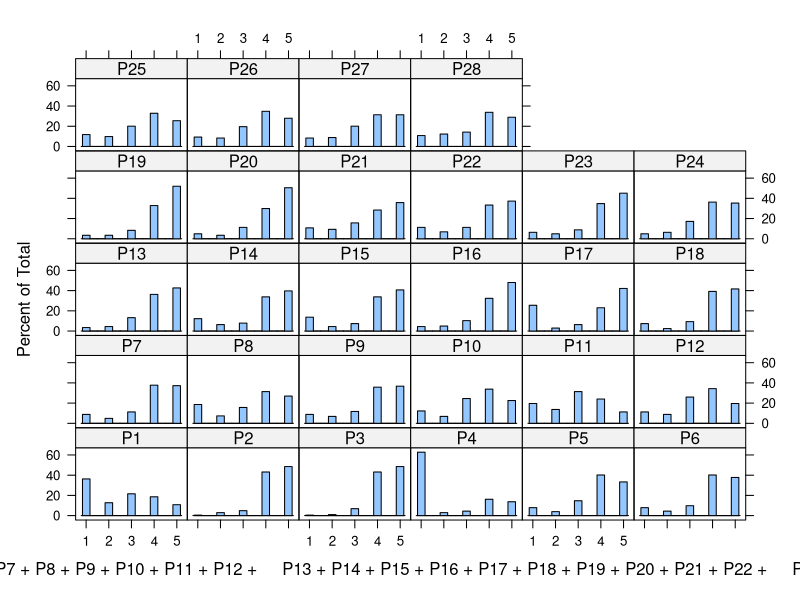
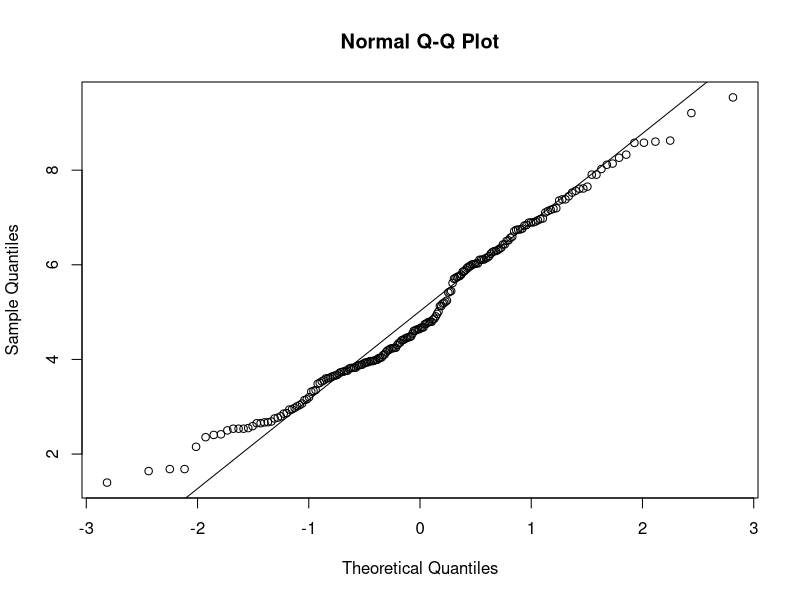
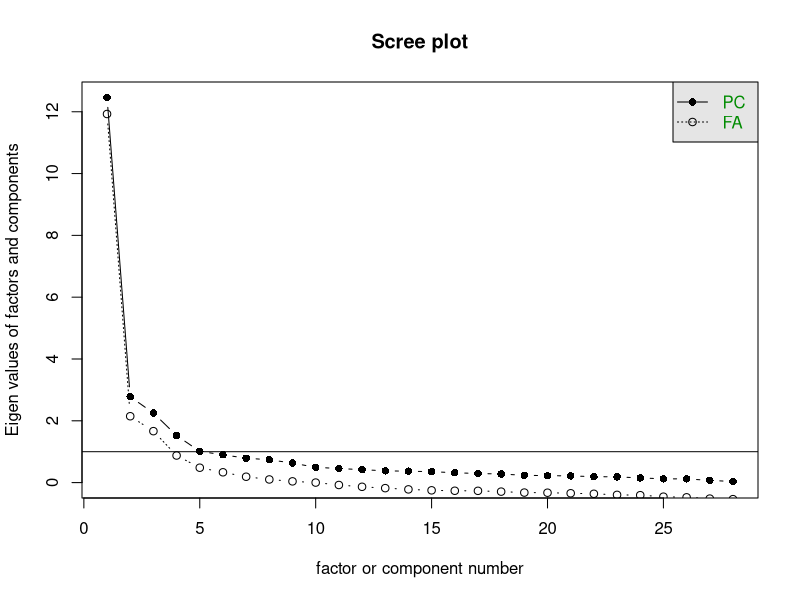
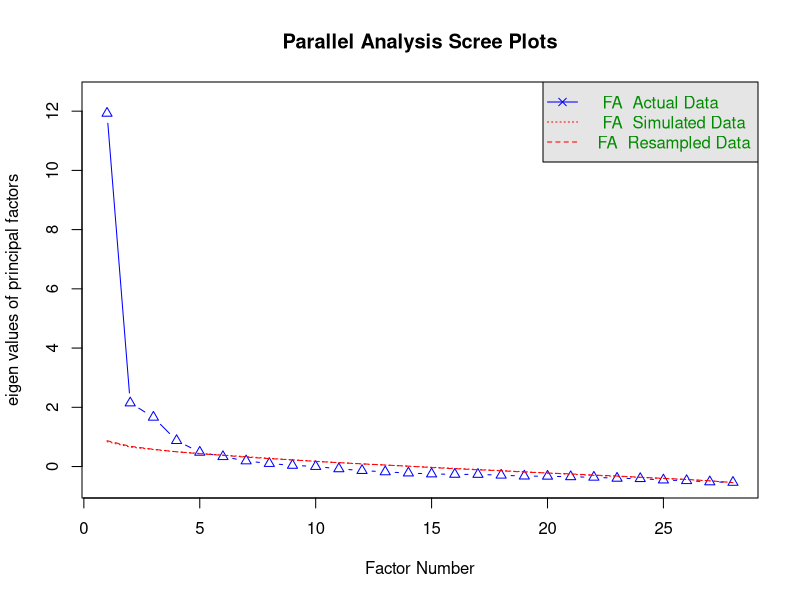
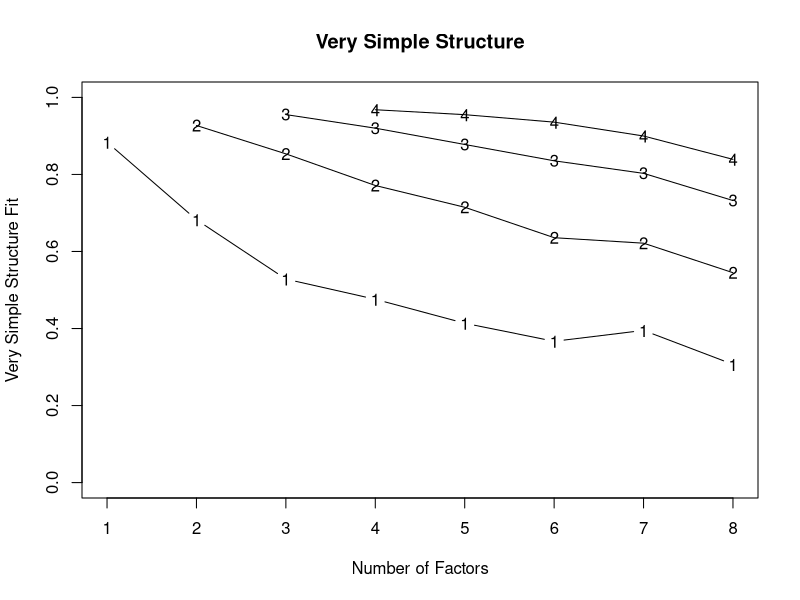

These figures' R source, in order:
## ---- chunk 1
library(foreign)  # for importing SPSS data 
library(psych)  # for psychometrics 
library(lattice)  # easy to plot multivariate plots 
library(readxl) 
library(dplyr)
## ---- chunk 2
data1= read_xlsx("EFA_Practice_V1.xlsx")
## ---- chunk 3
names(data1)
## ---- chunk 4
head(data1)
## ---- chunk 5
# Define mapping function
likert_map <- function(x) {
  recode <- c(
    "Tidak pernah" = 1,
    "Jarang"        = 2,
    "Kadang-kadang"         = 3,
    "Selalu"              = 4,
    "Sentiasa"       = 5
  )
  recode[match(tolower(x), tolower(names(recode)))]
}

# Apply transformation from data1 -> data2
data2 <- data1

for (col in names(data2)) {
  data2[[col]] <- likert_map(data2[[col]])
}

# Convert all to numeric
data2 <- as.data.frame(lapply(data2, as.numeric))

## ---- chunk 6
head(data2)
## ---- chunk 7
str(data2)
## ---- chunk 8
describe(data2)
## ---- chunk 9
response.frequencies(data2)
## ---- chunk 10
cat(names(data2), sep = " + ")
## ---- chunk 11
histogram(~ P1 + P2 + P3 + P4 + P5 + P6 + P7 + P8 + P9 + P10 + P11 + P12 + P13 + P14 + P15 + P16 + P17 + P18 + P19 + P20 + P21 + P22 + P23 + P24 + P25 + P26 + P27 + P28, data = data2)
## ---- chunk 12
mapply(shapiro.test, data2)
## ---- chunk 13
mardia(data2)
## ---- chunk 14
KMO(data2)
## ---- chunk 15
cortest.bartlett(data2)
## ---- chunk 16
scree = scree(data2)
print(scree)
## ---- chunk 17
parallel = fa.parallel(data2, fm = "pa", fa = "fa")
## ---- chunk 18
vss(data2)
## ---- chunk 19
fa = fa(data2, nfactors = 5, fm = "pa", rotate = "oblimin")
print(fa, cut = .5, digits = 3)  # cut = .3 to view only FLs > 0.3
## ---- chunk 20
fa = fa(data2, nfactors = 4, fm = "pa", rotate = "oblimin")
print(fa, cut = .5, digits = 3)  # cut = .3 to view only FLs > 0.3
## ---- chunk 21
fa = fa(data2, nfactors = 3, fm = "pa", rotate = "oblimin")
print(fa, cut = .5, digits = 3)  # cut = .3 to view only FLs > 0.3
## ---- chunk 22
fa1 = fa(subset(data2, select = -P2), nfactors = 3, fm = "pa", rotate = "oblimin")
print(fa1, cut = .5, digits = 3)
## ---- chunk 23
fa2 = fa(subset(data2, select = -c(P2, P3)), nfactors = 3, fm = "pa", rotate = "oblimin")
print(fa2, cut = .5, digits = 3)
## ---- chunk 24
fa3 = fa(subset(data2, select = -c(P2, P3, P21)), nfactors = 3, fm = "pa", rotate = "oblimin")
print(fa3, cut = .5, digits = 3)
## ---- chunk 25
fa4 = fa(subset(data2, select = -c(P2, P3, P21,P1)), nfactors = 3, fm = "pa", rotate = "oblimin")
print(fa4, cut = .5, digits = 3)
## ---- chunk 26
fa5 = fa(subset(data2, select = -c(P2, P3, P21,P1,P11)), nfactors = 3, fm = "pa", rotate = "oblimin")
print(fa5, cut = .5, digits = 3)
## ---- chunk 27
fa6 = fa(subset(data2, select = -c(P2, P3, P21,P1,P11,P4)), nfactors = 3, fm = "pa", rotate = "oblimin")
print(fa6, cut = .5, digits = 3)
## ---- chunk 28
fa7 = fa(subset(data2, select = -c(P2, P3, P21,P1,P11,P4,P18)), nfactors = 3, fm = "pa", rotate = "oblimin")
print(fa7, cut = .5, digits = 3)
## ---- chunk 29
fa8 = fa(subset(data2, select = -c(P2, P3, P21,P1,P11,P4,P18,P19)), nfactors = 3, fm = "pa", rotate = "oblimin")
print(fa8, cut = .5, digits = 3)
## ---- chunk 30
fa9 = fa(subset(data2, select = -c(P2, P3, P21,P1,P11,P4,P18,P19,P20)), nfactors = 3, fm = "pa", rotate = "oblimin")
print(fa9, cut = .5, digits = 3)
## ---- chunk 31
fa10 = fa(subset(data2, select = -c(P2, P3, P21,P1,P11,P4,P18,P19,P20,P23)), nfactors = 3, fm = "pa", rotate = "oblimin")
print(fa10, cut = .5, digits = 3)
## ---- chunk 32
fa11 = fa(subset(data2, select = -c(P2, P3, P21,P1,P11,P4,P18,P19,P20,P23,P24)), nfactors = 3, fm = "pa", rotate = "oblimin")
print(fa11, cut = .5, digits = 3)
## ---- chunk 33
PA1 = c("P5","P6","P7","P8","P9","P10", "P12", "P22")
PA2 = c("P13","P14","P15","P16","P17")
PA3 = c("P25","P26","P27","P28")
## ---- chunk 34
alpha.pa1 = alpha(data2[PA1])
print(alpha.pa1, digits = 3)
## ---- chunk 35
alpha.pa2 = alpha(data2[PA2])
print(alpha.pa2, digits = 3)
## ---- chunk 36
alpha.pa3 = alpha(data2[PA3])
print(alpha.pa3, digits = 3)
